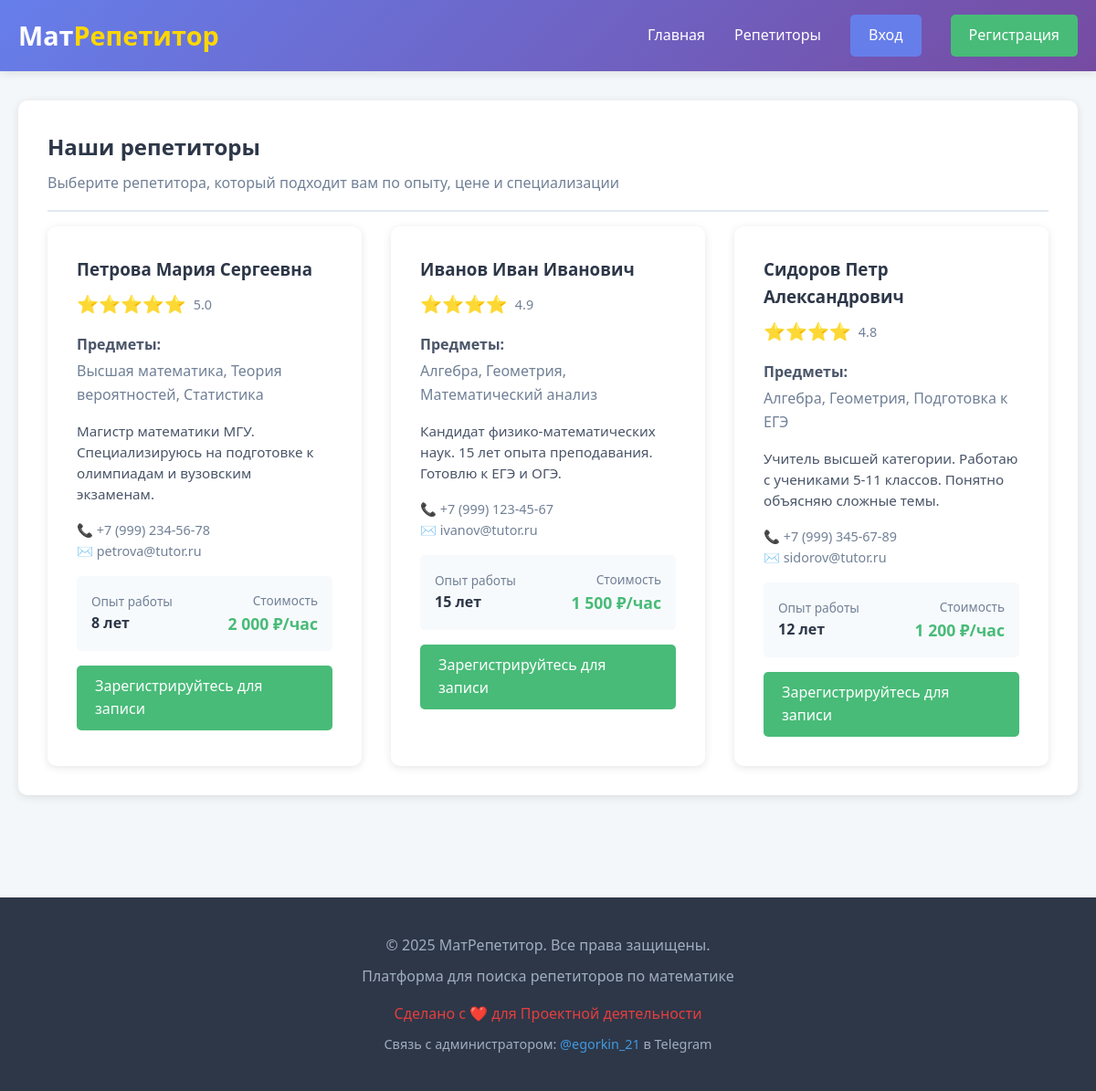
The app's page /tutors with its own data.
### tables this page shows
CREATE TABLE tutors (
                id INTEGER PRIMARY KEY AUTOINCREMENT,
                user_id INTEGER NOT NULL,
                description TEXT,
                experience INTEGER DEFAULT 0, -- опыт в годах
                price_per_hour INTEGER DEFAULT 0, -- цена за час
                subjects TEXT, -- предметы через запятую
                rating REAL DEFAULT 5.0,
                photo TEXT,
                verified INTEGER DEFAULT 0, -- верификация админом (0 - не верифицирован, 1 - верифицирован)
                FOREIGN KEY (user_id) REFERENCES users(id)
            );

CREATE TABLE users (
                id INTEGER PRIMARY KEY AUTOINCREMENT,
                email TEXT UNIQUE NOT NULL,
                password TEXT NOT NULL,
                name TEXT NOT NULL,
                phone TEXT,
                role TEXT DEFAULT 'student', -- student, tutor, admin
                created_at DATETIME DEFAULT CURRENT_TIMESTAMP
            );

### includes/functions.php (called while the page is built, shortened)
<?php
function isLoggedIn() {
    return isset($_SESSION['user_id']);
}
function e($string) {
    return htmlspecialchars($string, ENT_QUOTES, 'UTF-8');
}
function formatPrice($price) {
    return number_format($price, 0, ',', ' ') . ' ₽';
}
function getAllTutors() {
    global $conn;
    $stmt = $conn->query("
        SELECT t.*, u.name, u.email, u.phone
        FROM tutors t
        JOIN users u ON t.user_id = u.id
        WHERE t.verified = 1
        ORDER BY t.rating DESC
    ");
    return $stmt->fetchAll(PDO::FETCH_ASSOC);
}

### pages/tutors.php (the view, shortened to what this page needs)
<?php
$tutors = getAllTutors();
include 'templates/header.php';
?>
<div class="card">
    <div class="card-header">
        <h1 class="card-title">Наши репетиторы</h1>
        <p style="color: #718096; margin-top: 0.5rem;">
            Выберите репетитора, который подходит вам по опыту, цене и специализации
        </p>
    </div>
    <?php if (empty($tutors)): ?>
        <p style="text-align: center; padding: 2rem; color: #718096;">
            Репетиторы не найдены
        </p>
    <?php else: ?>
        <div class="grid">
            <?php foreach ($tutors as $tutor): ?>
                <div class="card" style="margin-bottom: 0;">
                    <div style="margin-bottom: 1rem;">
                        <h3 style="margin-bottom: 0.5rem; color: #2d3748;">
                            <?= e($tutor['name']) ?>
                        </h3>
                        <div style="display: flex; align-items: center; gap: 0.5rem;">
                            <span style="color: #f6ad55; font-size: 1.2rem;">
                                <?php for ($i = 0; $i < floor($tutor['rating']); $i++): ?>⭐<?php endfor; ?>
                            </span>
                            <span style="color: #718096; font-size: 0.9rem;">
                                <?= number_format($tutor['rating'], 1) ?>
                            </span>
                        </div>
                    </div>
                    <div style="margin-bottom: 1rem;">
                        <strong style="color: #4a5568;">Предметы:</strong>
                        <p style="color: #718096; margin-top: 0.25rem;">
                            <?= e($tutor['subjects']) ?>
                        </p>
                    </div>
                    <div style="margin-bottom: 1rem;">
                        <p style="color: #4a5568; font-size: 0.95rem; line-height: 1.5;">
                            <?= e($tutor['description']) ?>
                        </p>
                    </div>
                    <div style="margin-bottom: 1rem; font-size: 0.9rem; color: #718096;">
                        <?php if ($tutor['phone']): ?>
                            <div>📞 <?= e($tutor['phone']) ?></div>
                        <?php endif; ?>
                        <div>✉️ <?= e($tutor['email']) ?></div>
                    </div>
                    <div style="
                        display: flex;
                        justify-content: space-between;
                        align-items: center;
                        padding: 1rem;
                        background: #f7fafc;
                        border-radius: 5px;
                        margin-bottom: 1rem;
                    ">
                        <div>
                            <div style="font-size: 0.85rem; color: #718096;">Опыт работы</div>
                            <div style="font-weight: bold; color: #2d3748;">
                                <?= $tutor['experience'] ?> лет
                            </div>
                        </div>
                        <div style="text-align: right;">
                            <div style="font-size: 0.85rem; color: #718096;">Стоимость</div>
                            <div style="font-weight: bold; color: #48bb78; font-size: 1.1rem;">
                                <?= formatPrice($tutor['price_per_hour']) ?>/час
                            </div>
                        </div>
                    </div>
                    <?php if (isLoggedIn()): ?>
                        <?php if (isTutor() && getCurrentUser()['id'] == $tutor['user_id']): ?>
                            <span class="badge badge-info" style="width: 100%; text-align: center; padding: 0.75rem;">
                                Это ваш профиль
                            </span>
                        <?php else: ?>
                            <a
                                href="/booking?tutor_id=<?= $tutor['id'] ?>"
                                class="btn btn-primary"
                                style="width: 100%;"
                            >
                                Записаться на занятие
                            </a>
                        <?php endif; ?>
                    <?php else: ?>
                        <a
                            href="/register"
                            class="btn btn-success"
                            style="width: 100%;"
                        >
                            Зарегистрируйтесь для записи
                        </a>
                    <?php endif; ?>
                </div>
            <?php endforeach; ?>
        </div>
    <?php endif; ?>
</div>
<?php include 'templates/footer.php'; ?>

### templates/header.php (style rules this page uses)
* { margin: 0; padding: 0; box-sizing: border-box; }
body { font-family: 'Segoe UI', Tahoma, Geneva, Verdana, sans-serif; line-height: 1.6; color: #333; background: #f4f7f9; }
.btn { display: inline-block; padding: 10px 20px; border-radius: 5px; text-decoration: none; transition: all 0.3s; cursor: pointer; border: none; font-size: 1rem; }
.btn-success { background: #48bb78; color: white; }
.card { background: white; border-radius: 10px; padding: 2rem; box-shadow: 0 2px 10px rgba(0,0,0,0.1); margin-bottom: 2rem; }
.card-header { border-bottom: 2px solid #e2e8f0; padding-bottom: 1rem; margin-bottom: 1rem; }
.card-title { font-size: 1.5rem; color: #2d3748; }
.grid { display: grid; grid-template-columns: repeat(auto-fill, minmax(300px, 1fr)); gap: 2rem; }

### records on screen
tutors: user.name "Петрова Мария Сергеевна", rating "5.0", subjects "Высшая математика, Теория вероятностей, Статистика", description "Магистр математики МГУ. Специализируюсь на подготовке к олимпиадам и вузовским экзаменам.", user.phone "+7 (999) 234-56-78", user.email "petrova@tutor.ru", experience "8", price_per_hour "2 000 ₽"
tutors: user.name "Иванов Иван Иванович", rating "4.9", subjects "Алгебра, Геометрия, Математический анализ", description "Кандидат физико-математических наук. 15 лет опыта преподавания. Готовлю к ЕГЭ и ОГЭ.", user.phone "+7 (999) 123-45-67", user.email "ivanov@tutor.ru", experience "15", price_per_hour "1 500 ₽"
tutors: user.name "Сидоров Петр Александрович", rating "4.8", subjects "Алгебра, Геометрия, Подготовка к ЕГЭ", description "Учитель высшей категории. Работаю с учениками 5-11 классов. Понятно объясняю сложные темы.", user.phone "+7 (999) 345-67-89", user.email "sidorov@tutor.ru", experience "12", price_per_hour "1 200 ₽"
